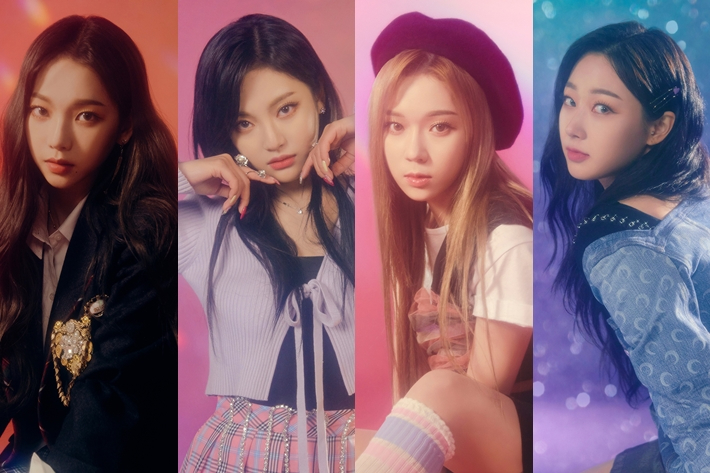
#> input picture aa.jpg, 710 x 473 px
$ python face.py
#> lines starting #> are read from the running program, lines starting #| are printed output that depends on the picture; after the words box and inside, x2 and y2 are one past the last pixel; in counts of white or black regions, pixels touching at a corner belong together
import cv2

def read_image():
    img = cv2.imread('aa.jpg', cv2.IMREAD_COLOR)
#> img is the input picture: shape (473, 710, 3); mean B, G, R 107.9, 93.5, 124
    #ok = cv2.imread('옥태현.jpg', cv2.IMREAD_COLOR)
    gray_img = cv2.cvtColor(img, cv2.COLOR_RGB2GRAY)
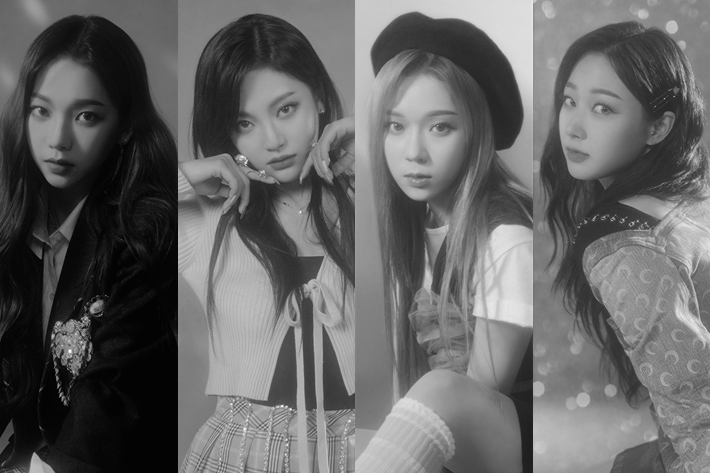
#> gray_img: shape (473, 710); min 1, max 251, mean 101.3
    classifier = cv2.CascadeClassifier('haarcascade_frontalface_default.xml')
    faces = classifier.detectMultiScale(gray_img)
#> faces = [[569, 51, 55, 55], [542, 73, 88, 88], [14, 75, 101, 101], [365, 85, 110, 110], [216, 71, 114, 114]]
    for (x, y, w, h) in faces:
        cv2.rectangle(img, (x, y), (x+w, y+h), (0, 255, 0), 2)
#> this loop made 5 passes
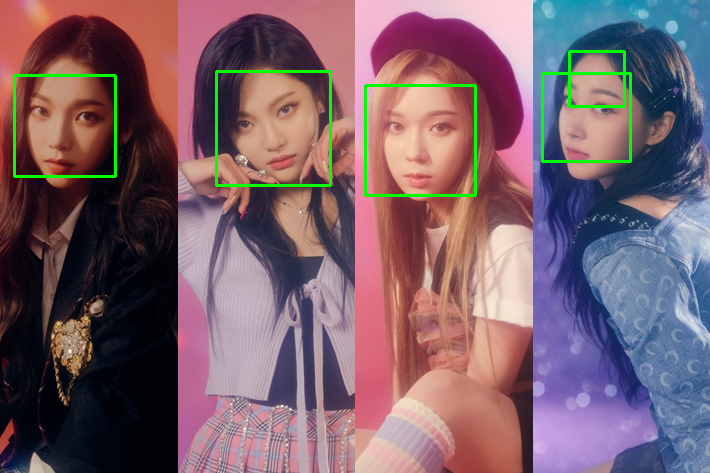
#> img: shape (473, 710, 3); 1.66% of pixels changed, all inside (x1, y1, x2, y2) = (13, 50, 632, 197)
    cv2.imshow('aa', img)
    cv2.imshow('Grayed Aespa', gray_img)
    cv2.waitKey(0)
    cv2.destroyAllWindows()

if __name__ == '__main__':
    read_image()

$ run again, with 옥태현.jpg copied over aa.jpg
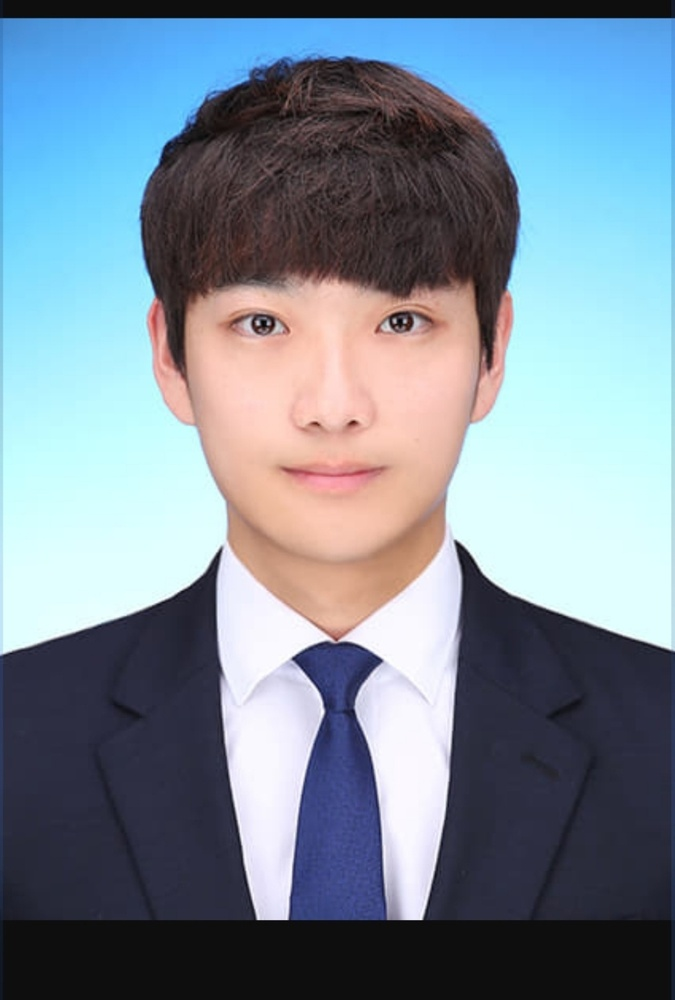
#> input picture 옥태현.jpg, 675 x 1000 px, shrunk from 971 x 1438 before the run
#> in read_image, img is the input picture: shape (1000, 675, 3); mean B, G, R 150.6, 136.8, 121.1
#> in read_image, `gray_img = cv2.cvtColor(img, cv2.COLOR_RGB2GRAY)`:
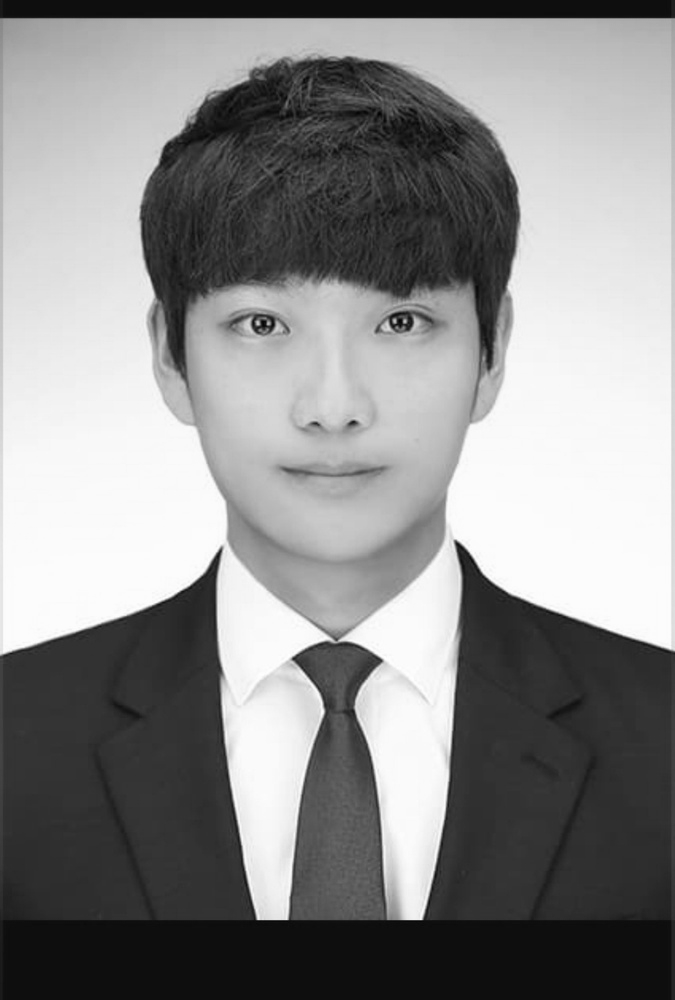
#> gray_img: shape (1000, 675); min 1, max 255, mean 139.1
#> faces = [[135, 180, 395, 395]]
#> the loop in read_image, `for (x, y, w, h) in faces:` made 1 pass
#> after the loop in read_image, `for (x, y, w, h) in faces:`:
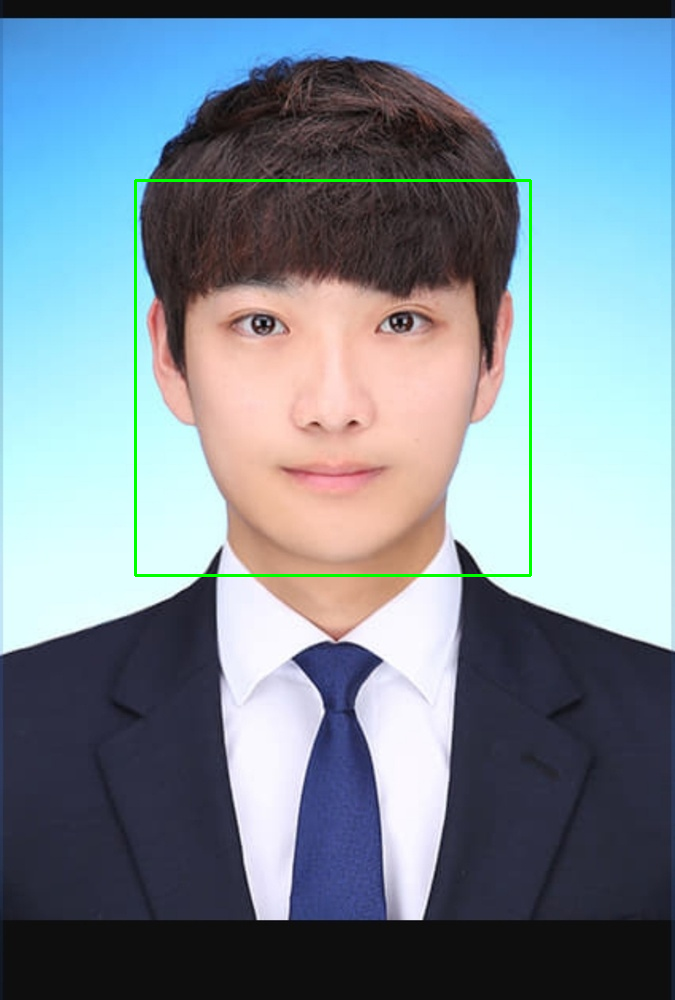
#> img: shape (1000, 675, 3); 0.7% of pixels changed, all inside (x1, y1, x2, y2) = (134, 179, 532, 577)
